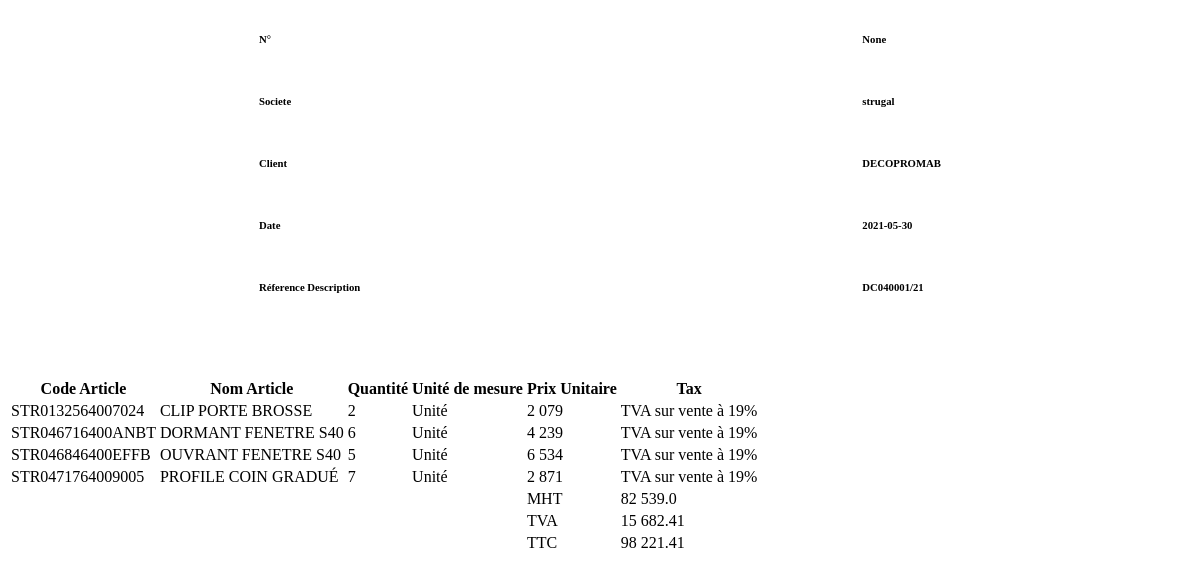
Before: /commerciale/detailCommande/17 with the older database file.
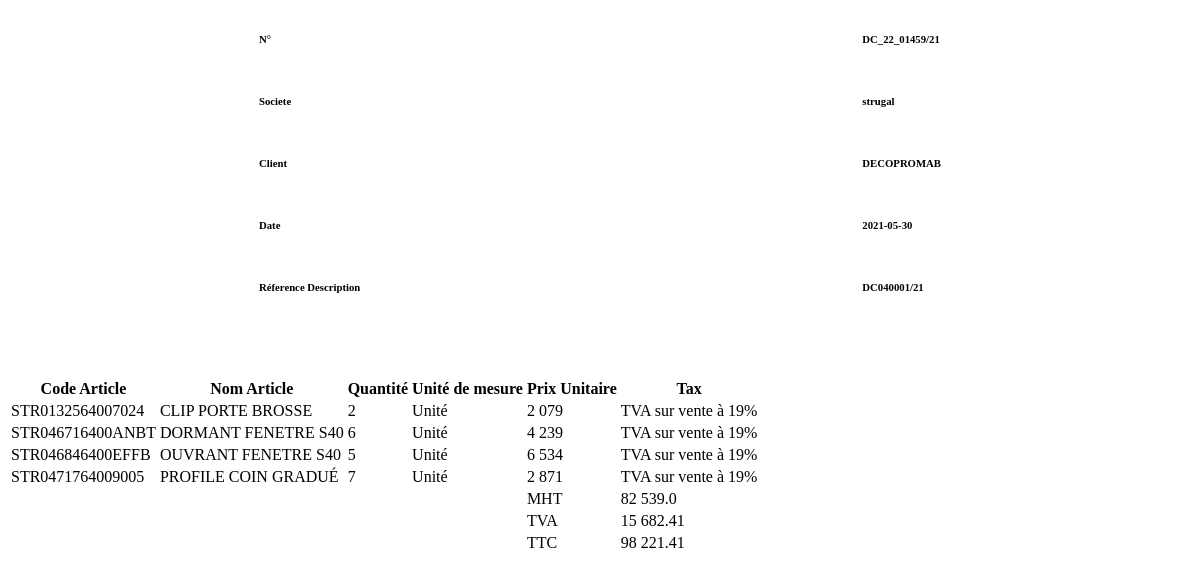
After: the same page with the newer database file.
### distributeur/models.py (models this page shows)
class Commande(models.Model):
    id = models.AutoField(primary_key=True)
    n_commande_odoo = models.CharField(null=True, blank=True, max_length=255)
    reference_description = models.CharField(max_length=255)
    destributeur = models.ForeignKey(Distributeur, on_delete=models.CASCADE)
    societe = models.CharField(default='Strugal', max_length=255)
    totaleHT = models.FloatField()
    totaleTTC = models.FloatField()
    etat = models.CharField(default='Brouillon', max_length=255)
    date = models.CharField(
        default=date.today().strftime("%Y-%m-%d"), max_length=255)

### commerciale/views.py (the view)
# urls.py: path("detailCommande/<str:id>", views.detailCommande, name="detailCommande"),
def detailCommande(request, id):
    if request.is_ajax and request.method == "GET":
        list_commande = ListArticleCommande.objects.filter(id_commande=id).values(
            'code_article__id_article',
            'code_article__nom_article',
            'code_article__prix_unitaire',
            'qte',
            'id_commande__totaleTTC',
            'id_commande__date',
            'id_commande__reference_description',
            'id_commande__societe',
            'id_commande__destributeur__nom',
            "code_article__unite_mesure",
            "id_commande__totaleHT",
            "id_commande__n_commande_odoo",
            "montant")
        print(list_commande[0]['id_commande__totaleTTC'])
        tva = int(list_commande[0]["id_commande__totaleHT"]) * 19 / 100
        return render(request, "commerciale/detail.html", {'list_commande': list_commande,
                                                           'totalTTC': list_commande[0]['id_commande__totaleTTC'],
                                                           "n_commande_odoo": list_commande[0]['id_commande__n_commande_odoo'],
                                                           "societe": list_commande[0]["id_commande__societe"],
                                                           "client": list_commande[0]["id_commande__destributeur__nom"],
                                                           "totaleHT": list_commande[0]["id_commande__totaleHT"],
                                                           "tva": tva,
                                                           "date": list_commande[0]["id_commande__date"],
                                                           "reference_description": list_commande[0]["id_commande__reference_description"], })
    else:
        raise Http404

### commerciale/templatetags/intspace.py (called while the page is built)
@register.filter('intspace')
def intspace(value):
    orig = force_str(value)
    new = re.sub("^(-?\d+)(\d{3})", '\g<1> \g<2>', orig)
    if orig == new:
        return new
    else:
        return intspace(new)

### templates/commerciale/detail.html
{% load intspace %}
<div style="display: flex; justify-content: space-around; margin-bottom: 5%">
  <div
    style="display: flex; justify-content: space-around; flex-direction: column"
  >
    <h6>N°</h6>
    <h6>Societe</h6>
    <h6>Client</h6>
    <h6>Date</h6>
    <h6>Réference Description</h6>
  </div>
  <div
    style="display: flex; justify-content: space-around; flex-direction: column"
  >
    <h6>{{n_commande_odoo}}</h6>
    <h6>{{societe}}</h6>
    <h6>{{client}}</h6>
    <h6>{{date}}</h6>
    <h6>{{reference_description}}</h6>
  </div>
</div>
<div class="table-wrapper">
  <table class="alt">
    <thead>
      <tr>
        <th>Code Article</th>
        <th>Nom Article</th>
        <th>Quantité</th>
        <th>Unité de mesure</th>
        <th>Prix Unitaire</th>
        <th>Tax</th>
      </tr>
    </thead>
    <tbody>
      {% for prod in list_commande %}
      <tr>
        <td>{{prod.code_article__id_article}}</td>
        <td>{{prod.code_article__nom_article}}</td>
        <td>{{prod.qte}}</td>
        <td>{{prod.code_article__unite_mesure}}</td>
        <td>{{prod.code_article__prix_unitaire|intspace}}</td>
        <td>TVA sur vente à 19%</td>
      </tr>
      {% endfor %}
    </tbody>
    <tfoot>
      <tr>
        <td colspan="4"></td>
        <td>MHT</td>
        <td>{{totaleHT|intspace}}</td>
      </tr>
      <tr>
        <td colspan="4"></td>
        <td>TVA</td>
        <td>{{tva|intspace}}</td>
      </tr>
      <tr>
        <td colspan="4"></td>
        <td>TTC</td>
        <td>{{totalTTC|intspace}}</td>
      </tr>
    </tfoot>
  </table>
</div>

Changed rows visible on the page:
changed Commande "DC040001/21": n_commande_odoo (not shown) → "DC_22_01459/21"
Other visible differences:
{{ n_commande_odoo }}: "None" → (not shown)
